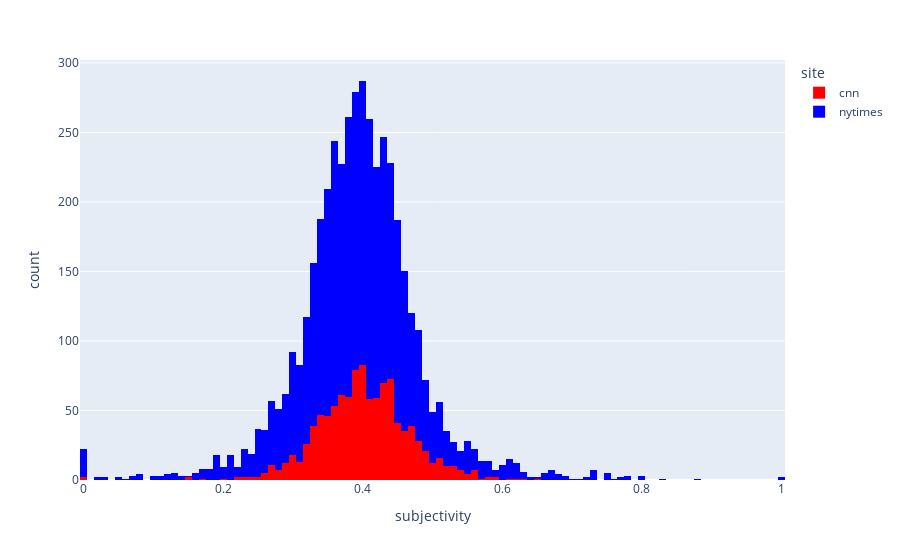

Source (notebook cell):
### Code cell
px.histogram(articles, x='subjectivity', color='site', color_discrete_map={'cnn':'red', 'nytimes':'blue'})

### Figure 1 — Plotly figure (JSON) as saved in the notebook; plotly's stock layout.template omitted (floating-point values rounded to 4 significant figures; data arrays with more than 128 entries replaced by an {"elided": "..."} marker saying what was removed)
{"data": [{"alignmentgroup": "True", "bingroup": "x", "hoverlabel": {"namelength": 0}, "hovertemplate": "site=cnn<br>subjectivity=%{x}<br>count=%{y}", "legendgroup": "cnn", "marker": {"color": "red"}, "name": "cnn", "offsetgroup": "cnn", "orientation": "v", "showlegend": true, "type": "histogram", "x": {"elided": "1073 float values"}, "xaxis": "x", "yaxis": "y"}, {"alignmentgroup": "True", "bingroup": "x", "hoverlabel": {"namelength": 0}, "hovertemplate": "site=nytimes<br>subjectivity=%{x}<br>count=%{y}", "legendgroup": "nytimes", "marker": {"color": "blue"}, "name": "nytimes", "offsetgroup": "nytimes", "orientation": "v", "showlegend": true, "type": "histogram", "x": {"elided": "3452 float values"}, "xaxis": "x", "yaxis": "y"}], "layout": {"barmode": "relative", "legend": {"title": {"text": "site"}, "tracegroupgap": 0}, "margin": {"t": 60}, "xaxis": {"anchor": "y", "domain": [0, 1], "title": {"text": "subjectivity"}}, "yaxis": {"anchor": "x", "domain": [0, 1], "title": {"text": "count"}}}}
